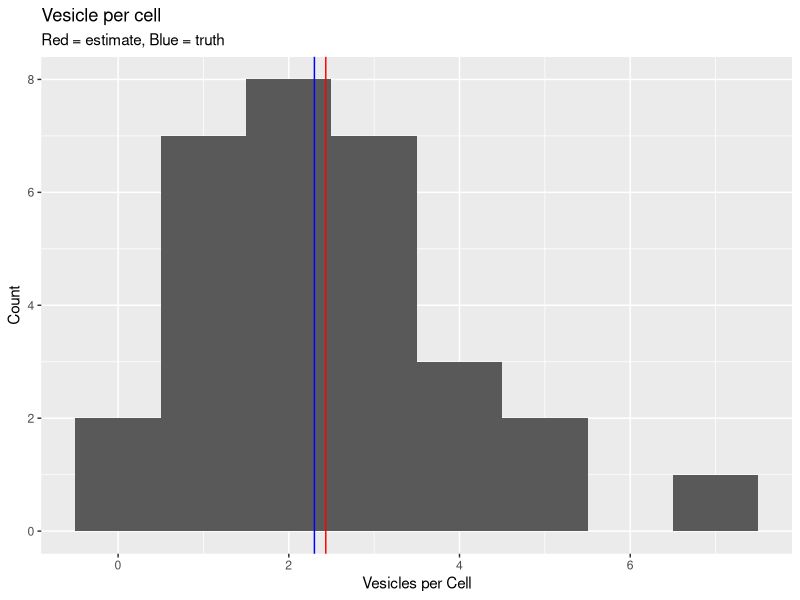
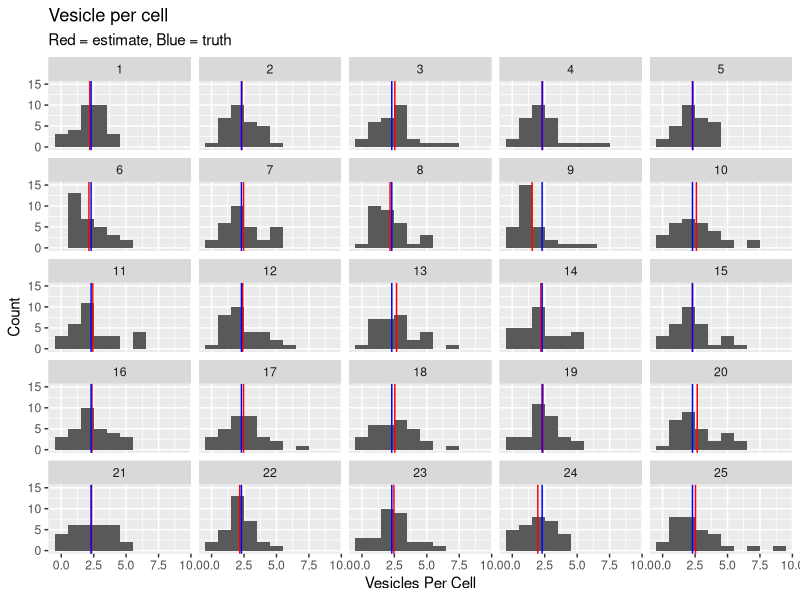
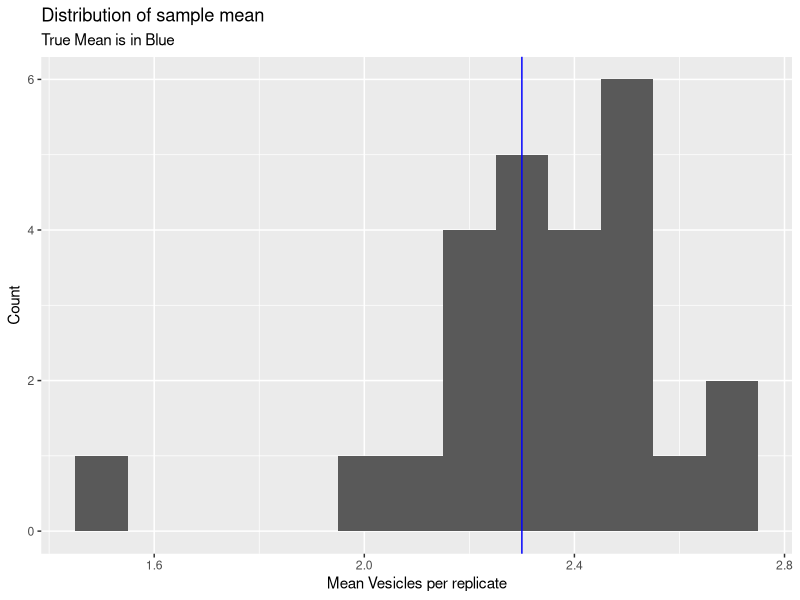
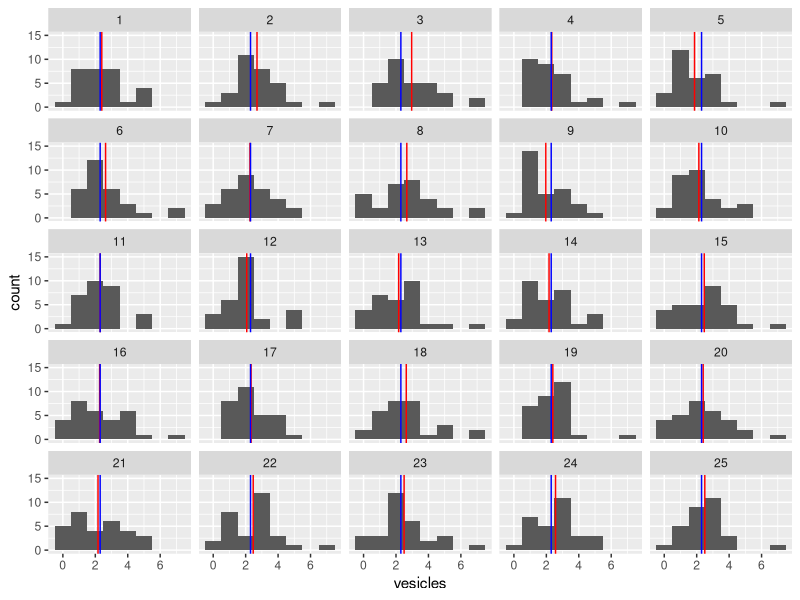
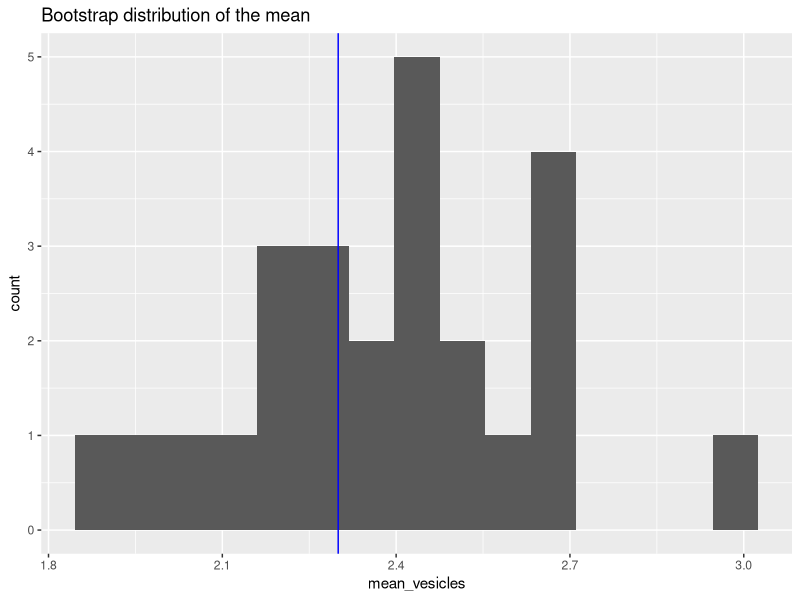
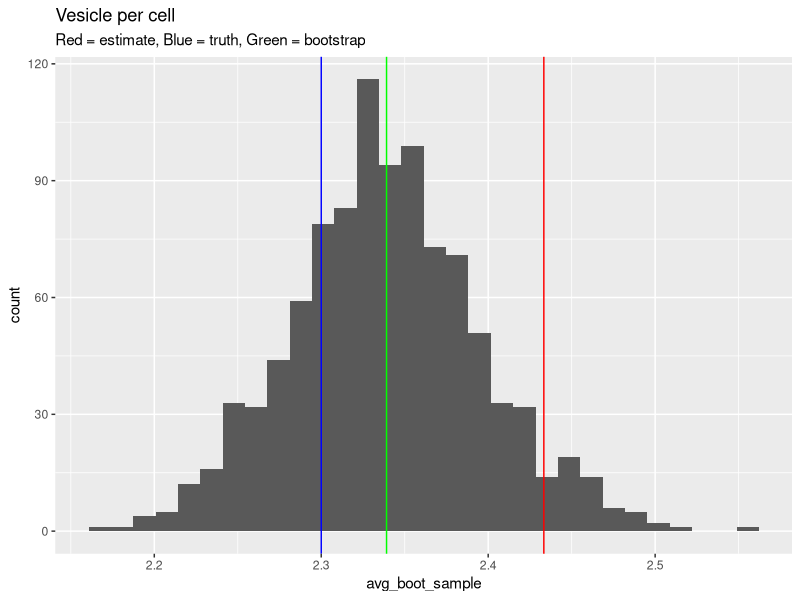
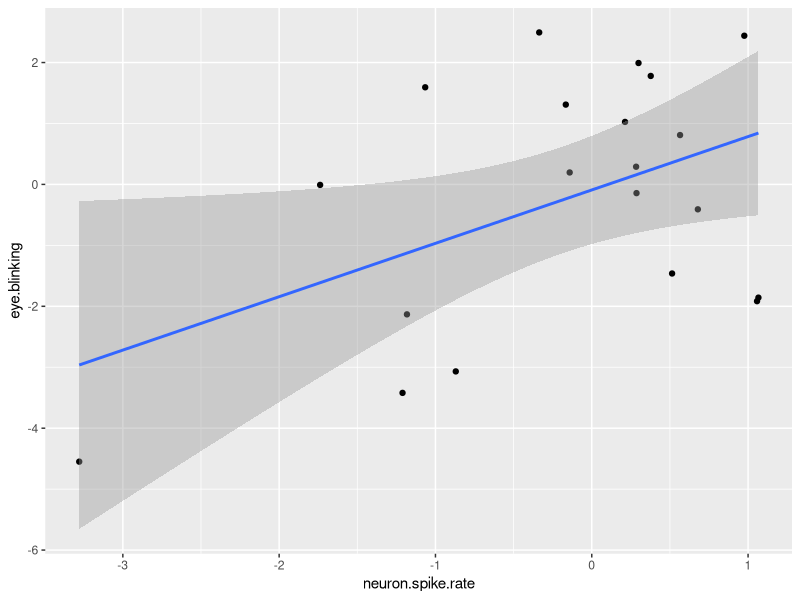
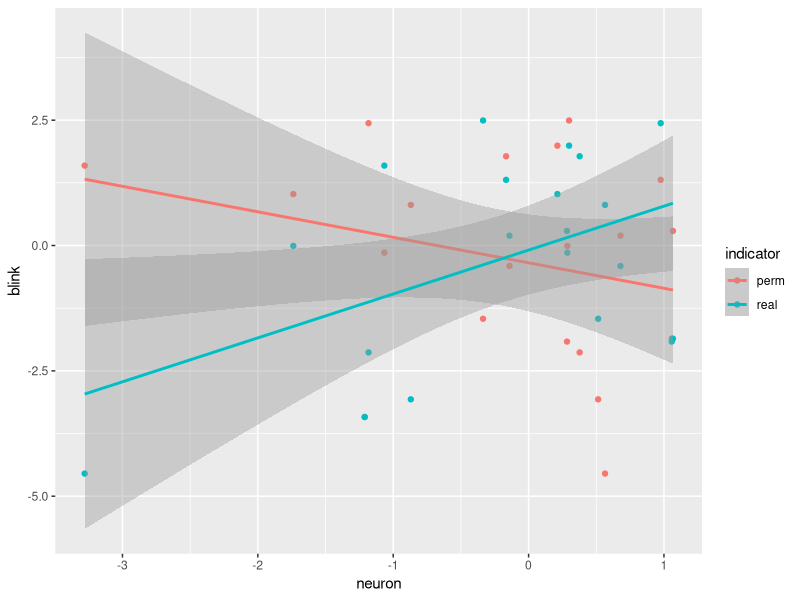

These figures' R source, in order:
## ---- chunk 1

library(ggplot2)
library(tidyverse)
library(tidyr)
library(dplyr)

## ---- chunk 2

# Set the seed of the random number generator
set.seed(1)

# Number of observations aka how many cells are we going to look at?
n_obs <- 30

# This is our assumed true value
true_mean_vesicles_per_cell <- 2.3 

# Simulate the experiment with rpois()
vesicles_per_cells <- rpois(n_obs, true_mean_vesicles_per_cell)

# Convert the data set into a data frame which will be needed for plotting
myexperiment <- data.frame(vesicles_per_cells)

# Calculate average vesicles per cell
avg_v_per_cell <- mean(vesicles_per_cells)

## ---- chunk 3

# Pro tip: use geom_vline() to add a vertical line with a designated x intercept

# Add a subtitle your plot title with ggtitle("title", "subtitle")
ggplot(myexperiment, aes(x = vesicles_per_cells)) + 
  geom_histogram(binwidth = 1) + 
  geom_vline(xintercept = avg_v_per_cell, color = "red") + 
  geom_vline(xintercept = true_mean_vesicles_per_cell, color = "blue") + 
  ggtitle("Vesicle per cell", "Red = estimate, Blue = truth") +
  labs(x = "Vesicles per Cell", 
       y = "Count")

## ---- chunk 4

# Set the number of times we want to repeat the experiment (replicates)
replicates <- 25

# We can multiply our observations by our replicates in order to rapidly simulate
# the collection of the data.
vesicles_per_cells <- rpois(n_obs*replicates, true_mean_vesicles_per_cell)

# Create a factor to designate experiment number and bind to the data.frame
# use gl() to generate factor levels
experiment_id <- gl(replicates, n_obs)
myexperiment_replicates <- data.frame(vesicles = vesicles_per_cells, 
                                    replicate = experiment_id)

# Create a data frame of averages grouped by the 'replicate' factor we created above
df.avg <- myexperiment_replicates %>%
  group_by(replicate) %>%
  summarize(avg_per_replicate = mean(vesicles))

## ---- chunk 5

# Plot all experiment replicates using replicate number as a the separating facet
ggplot(myexperiment_replicates, aes(vesicles_per_cells)) + 
  geom_histogram(binwidth = 1) + 
  facet_wrap(~replicate) + 
  geom_vline(data = df.avg, aes(xintercept = avg_per_replicate), color = "red") + 
  geom_vline(xintercept = true_mean_vesicles_per_cell, color = "blue") +
  ggtitle("Vesicle per cell", "Red = estimate, Blue = truth") +
  labs(x = "Vesicles Per Cell", 
       y = "Count")

## ---- chunk 6

ggplot(df.avg, aes(avg_per_replicate)) + 
  geom_histogram(binwidth = 0.1) + 
  geom_vline(xintercept = true_mean_vesicles_per_cell, color = "blue") +
  ggtitle("Distribution of sample mean", "True Mean is in Blue") +
  labs(x = "Mean Vesicles per replicate", 
       y = "Count")

## ---- chunk 7

# Create a sub-sample with the sample() command
# Using our previously created  data set, lets create a sample of vesicles per 
# cell that is sub-sampled using bootstrapping with the same number of 
# observations and replicates that we used before
# Since bootstrapping is sampling done with replacement be sure to set 
# replace = TRUE
subsample1 <- sample(myexperiment$vesicles_per_cells, n_obs*replicates, replace = TRUE)

# The data frame using the sub-sampled vesicles data and experiment_id from before
subsample_boostraps <- data.frame(vesicles = subsample1, replicate = experiment_id)

# Calculate means for the bootstrapped sub-samples
bootstraps_averages <- subsample_boostraps %>%
                    group_by(replicate) %>%
                    summarise(mean_vesicles = mean(vesicles))

# Using the same plotting approach from above lets visualize the 25 sub-samples
# obtained by bootstrapping
ggplot(subsample_boostraps, aes(vesicles)) + 
  geom_histogram(binwidth = 1) + 
  facet_wrap(~replicate) + 
  geom_vline(data = bootstraps_averages, aes(xintercept = mean_vesicles), color = "red") + 
  geom_vline(xintercept = true_mean_vesicles_per_cell, color = "blue") 

## ---- chunk 8

ggplot(bootstraps_averages, aes(x = mean_vesicles)) + 
  geom_histogram(bins = 15) + 
  geom_vline(xintercept = true_mean_vesicles_per_cell, color = "blue") + 
  ggtitle("Bootstrap distribution of the mean")

## ---- chunk 9

# Create an empty array which can be filled with the 1000 sub samples
avg_boot_sample <- array(NA, 1000)

# Create a for loop that collects the sub-samples and fills the array
for (i in 1:length(avg_boot_sample)){
  bootsample <- sample(vesicles_per_cells, replace = TRUE)
  avg_boot_sample[i] <- mean(bootsample)
}

# Calculate the summary statistics from your array of sub-samples
mean(avg_boot_sample)
sd(avg_boot_sample)
quantile(avg_boot_sample, c(0.025, 0.975))

# Let's take a look
# Notice ggplot can only work with data frames
# In this case we can convert the avg_boot_sample array into a 
# data frame within the ggplot command
ggplot(data.frame(avg_boot_sample) , aes(avg_boot_sample)) + 
  geom_histogram() + 
  geom_vline(xintercept = avg_v_per_cell, color = "red") + 
  geom_vline(xintercept = mean(avg_boot_sample), color = "green") + 
  geom_vline(xintercept = true_mean_vesicles_per_cell, color = "blue") + 
  ggtitle("Vesicle per cell", "Red = estimate, Blue = truth, Green = bootstrap")

## ---- chunk 10

# Simulate new data
# In this data set, we consider eye blinking and neuron spike rates
# We will then explore if these two variables are correlated
n_obs <- 20; 
neuron.spike.rate <- rnorm(n_obs);
eye.blinking <- neuron.spike.rate + rnorm(n_obs, 0, 2)
myexperiment <- data.frame(neuron.spike.rate = neuron.spike.rate, 
                           eye.blinking = eye.blinking)

# Have a look at the simulated data
head(myexperiment)

## ---- chunk 11

# Plot the data on a scatter plot
ggplot(myexperiment, aes(x = neuron.spike.rate, y = eye.blinking)) + 
  geom_point() + 
  geom_smooth(method = lm)

# Write a function to estimate the slop of a y ~ x linear regression
myslope <- function(x, y) {
  mdl <- lm(y ~ x)
  slp <- mdl$coef[[2]]
  return(slp)
}

# Return the slop of eye blinking ~ neuron spike rate
real_slope <- myslope(neuron.spike.rate, eye.blinking)
real_slope

## ---- chunk 12

# Here is where the magic happens
# If they are not correlated, 
# it did not matter if the are paired or not
# So we shuffle one of them
perm_indx <- sample(n_obs, replace = FALSE)
perm_blink <- eye.blinking[perm_indx];

# Add to data frame with an indicator
indicator <- as.factor(c(array("perm", n_obs), array("real", n_obs)))
neuron <- c(neuron.spike.rate, neuron.spike.rate)
blink <- c(perm_blink, eye.blinking)
myexperiment <- data.frame(indicator, neuron, blink)

ggplot(myexperiment, aes(x = neuron, y = blink, col = indicator)) + 
  geom_point(aes(color = indicator)) +
  geom_smooth(method = lm)

## ---- chunk 13

perm_slopes <-  array(NA, dim = 1000)

for (i in 1:length(perm_slopes)) {
  perm_blink <- eye.blinking[sample(n_obs)];
  perm_slopes[i] <- myslope(neuron.spike.rate, perm_blink)
}

ggplot(data.frame(perm_slopes), aes(perm_slopes)) + 
  geom_histogram() + 
  geom_vline(xintercept = real_slope)

# We can calculate a p-value
# which corresponds to the probability of observing the observed
# difference between the slope and the slop observed from 
# the permuted samples under the assumption that the two variables
# are not associated
p_value <- 1 - mean(real_slope > perm_slopes)
p_value

